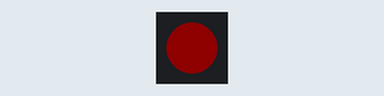
This sketch was run on a simulated Arduino Uno, built with avr-gcc and run on an emulated ATmega328P. On the bench: 1 RGB LEDs in strip order, left to right. Dim RGB values are drawn brighter than linear.

Above: at 0.5 s.
At 2.5 s:
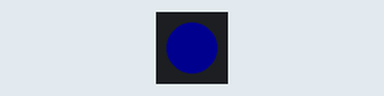
At 4.5 s:
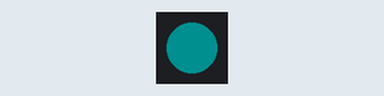
At 8.5 s:
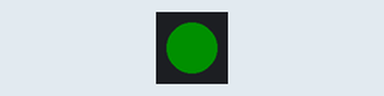
Timing chart, 0 to 9.1 s (numbered marks = the images above):
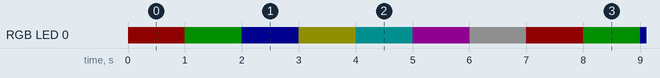

Measured:
- by itself, RGB LED 0: repeats every 7.0 s: RGB(0, 15, 0) 1.0 s, RGB(0, 0, 15) 1.0 s, RGB(15, 15, 0) 1.0 s, RGB(0, 15, 15) 1.0 s, RGB(15, 0, 15) 1.0 s, RGB(15, 15, 15) 1.0 s, RGB(15, 0, 0) 1.0 s
- by itself, everything shown: repeats every 7.0 s, in 7 steps

The sketch:

MobileManipulator-Blackberry-03-05-RGB-LED-Control.ino
```cpp
//////////////  RGB LED
#include <Adafruit_NeoPixel.h>
#define RGB_LED_PIN 3
#define NUM_PIXELS  1
Adafruit_NeoPixel pixels = Adafruit_NeoPixel(NUM_PIXELS,
                                             RGB_LED_PIN,
                                             NEO_GRBW + NEO_KHZ800);

void setup() {
  pixels.begin(); // RGB LED 설정
  pixels.setBrightness(15); // 밝기 설정
  pixels.show(); // 변경사항을 보이기
}

void loop() {
  pixels.setPixelColor(0, pixels.Color(255, 0, 0)); // 빨강
  pixels.show();
  delay(1000); // 1초 유지

  pixels.setPixelColor(0, pixels.Color(0, 255, 0)); // 초록
  pixels.show();
  delay(1000); // 1초 유지

  pixels.setPixelColor(0, pixels.Color(0, 0, 255)); // 파랑
  pixels.show();
  delay(1000); // 1초 유지


  pixels.setPixelColor(0, pixels.Color(255, 255, 0)); // 노랑
  pixels.show();
  delay(1000); // 1초 유지

  pixels.setPixelColor(0, pixels.Color(0, 255, 255)); // 시안
  pixels.show();
  delay(1000); // 1초 유지

  pixels.setPixelColor(0, pixels.Color(255, 0, 255)); // 마젠타
  pixels.show();
  delay(1000); // 1초 유지


  pixels.setPixelColor(0, pixels.Color(255, 255, 255)); // 흰색
  pixels.show();
  delay(1000); // 1초 유지
}
```
